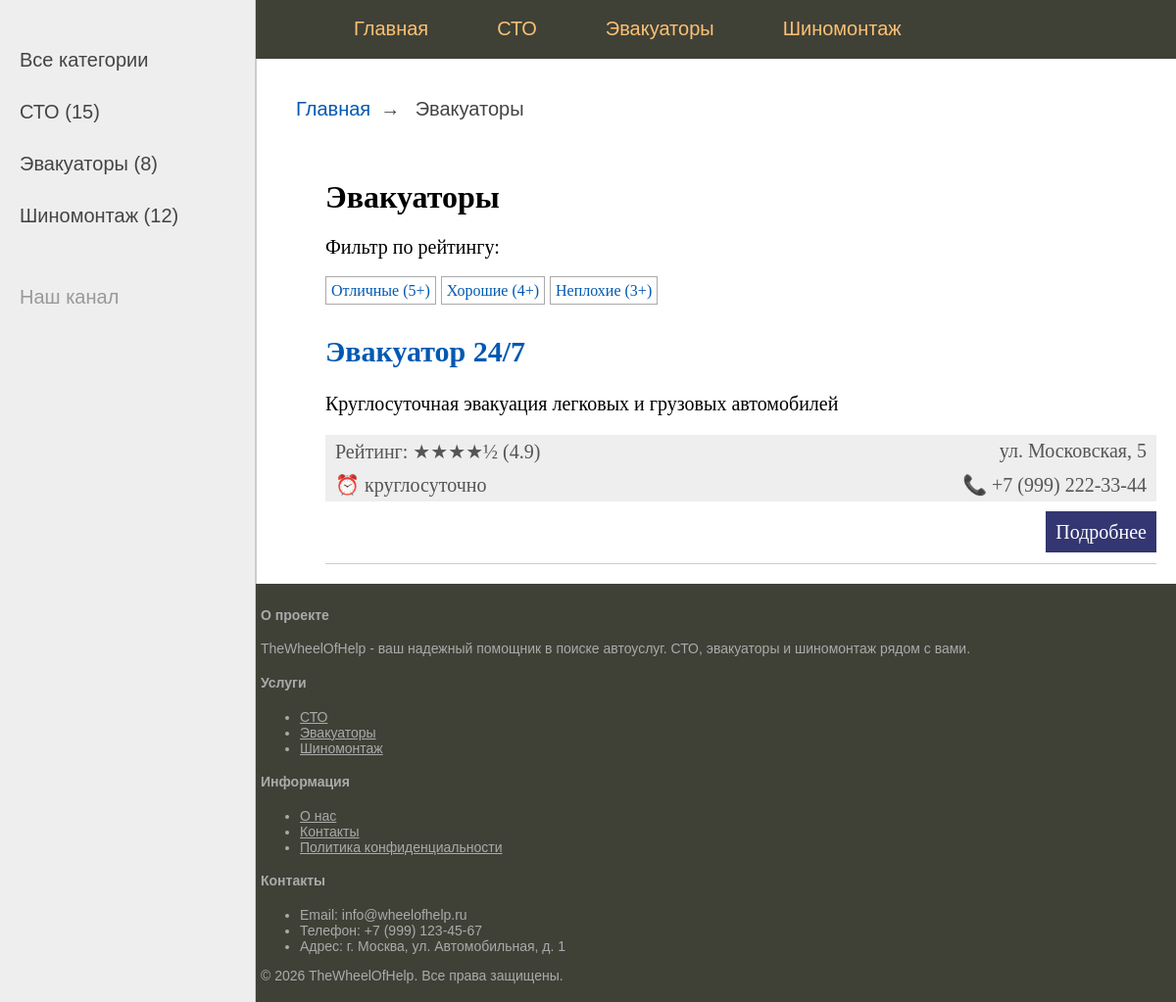
Page /category/evacuators/ on the committed database.
### homepage/models.py (models this page shows, shortened)
class Category(models.Model):
    name = models.CharField(max_length=100, verbose_name="Название")
    slug = models.SlugField(max_length=100, unique=True, db_index=True, verbose_name="URL")
    class Meta:
        verbose_name = "Категория"
        verbose_name_plural = "Категории"

class Service(models.Model):
    title = models.CharField(max_length=255, verbose_name="Название")
    slug = models.SlugField(max_length=255, unique=True, db_index=True, verbose_name="URL")
    description = models.TextField(blank=True, verbose_name="Описание")
    category = models.ForeignKey('Category', on_delete=models.PROTECT, verbose_name="Категория")
    address = models.CharField(max_length=255, verbose_name="Адрес")
    phone = models.CharField(max_length=20, verbose_name="Телефон")
    work_time = models.CharField(max_length=255, blank=True, verbose_name="Время работы")
    rating = models.FloatField(default=0, verbose_name="Рейтинг")
    time_create = models.DateTimeField(auto_now_add=True, verbose_name="Создано")
    time_update = models.DateTimeField(auto_now=True, verbose_name="Обновлено")
    is_published = models.BooleanField(choices=Status.choices, default=Status.DRAFT, verbose_name="Статус")
    objects = models.Manager()  # стандартный менеджер (все записи)
    published = PublishedManager()  # наш менеджер (только опубликованные)
    def get_absolute_url(self):
        return reverse('homepage:service_detail', kwargs={'service_slug': self.slug})
    class Meta:
        ordering = ['-time_create']  # сортировка по умолчанию (новые сверху)
        verbose_name = "Услуга"
        verbose_name_plural = "Услуги"

### homepage/views.py (the view)
# urls.py: path('category/<slug:cat_slug>/', views.category_detail, name='category_detail'),
def category_detail(request, cat_slug):
    category = get_object_or_404(Category, slug=cat_slug)
    services = Service.published.filter(category=category)
    return render(request, 'homepage/category_detail.html', {
        'title': category.name,
        'services': services,
        'category': category,
        'categories': Category.objects.all(),
        'selected_cat_id': category.id,
    })

### homepage/converter.py (called while the page is built)
    def to_url(self, value):
        return str(value)

### homepage/models.py (called while the page is built)
    def get_queryset(self):
        return super().get_queryset().filter(is_published=Status.PUBLISHED)

### homepage/templatetags/homepage_tags.py (called while the page is built)
@register.inclusion_tag('homepage/list_categories.html')
def show_categories():
    return {"categories": categories}

@register.simple_tag
def get_stars(rating):
    full_stars = int(rating)
    half_star = 1 if rating - full_stars >= 0.5 else 0
    empty_stars = 5 - full_stars - half_star
    stars = "★" * full_stars
    if half_star:
        stars += "½"
    stars += "☆" * empty_stars
    return stars

### templates/homepage/category_detail.html (shortened to what this page needs)
{% extends 'base.html' %}
{% load homepage_tags %}
{% block breadcrumbs %}
<ul class="breadcrumbs">
    <li><a href="{% url 'homepage:index' %}">Главная</a></li>
    <li class="last">{{ category.name }}</li>
</ul>
{% endblock %}
{% block content %}
<h1>{{ category.name }}</h1>
<div class="rating-filter">
    <p>Фильтр по рейтингу:</p>
    <ul class="tags-list">
        <li><a href="
            {% if category.slug == 'tech-station' %}
                {% url 'homepage:tech_station_rating' rating=5 %}
            {% elif category.slug == 'evacuators' %}
                {% url 'homepage:evacuator_rating' rating=5 %}
            {% elif category.slug == 'tire-services' %}
                {% url 'homepage:tire_service_rating' rating=5 %}
            {% endif %}
        ">Отличные (5+)</a></li>
        <li><a href="
            {% if category.slug == 'tech-station' %}
                {% url 'homepage:tech_station_rating' rating=4 %}
            {% elif category.slug == 'evacuators' %}
                {% url 'homepage:evacuator_rating' rating=4 %}
            {% elif category.slug == 'tire-services' %}
                {% url 'homepage:tire_service_rating' rating=4 %}
            {% endif %}
        ">Хорошие (4+)</a></li>
        <li><a href="
            {% if category.slug == 'tech-station' %}
                {% url 'homepage:tech_station_rating' rating=3 %}
            {% elif category.slug == 'evacuators' %}
                {% url 'homepage:evacuator_rating' rating=3 %}
            {% elif category.slug == 'tire-services' %}
                {% url 'homepage:tire_service_rating' rating=3 %}
            {% endif %}
        ">Неплохие (3+)</a></li>
    </ul>
</div>
<ul class="list-articles">
    {% for service in services %}
    <li>
        <h2><a href="{{ service.get_absolute_url }}">{{ service.title }}</a></h2>
        <p>{{ service.description|truncatewords:30 }}</p>
        <div class="article-panel">
            <p class="first">
                Рейтинг: {% get_stars service.rating %} ({{ service.rating }})
            </p>
            <p class="last">
                {{ service.address }}
            </p>
        </div>
        <div class="article-panel">
            <p class="first">⏰ {{ service.work_time|default:"Время не указано" }}</p>
            <p class="last">📞 {{ service.phone }}</p>
        </div>
        <p class="link-read-post">
            <a href="{{ service.get_absolute_url }}">Подробнее</a>
        </p>
    </li>
    {% empty %}
    <li>В этой категории пока нет услуг</li>
    {% endfor %}
</ul>
{% endblock %}

### static/css/styles.css (style rules this page uses)
html, body { font-family: 'Arial'; margin: 0; padding: 0; height: 100%; width: 100%; color: #444; }
a { color: #0059b2; text-decoration: none; }
p.link-read-post { text-align: right; }
p.link-read-post a { padding: 10px; min-width: 100px; background: #333671; color: #fff; text-decoration: none; }
div.article-panel { background: #eee; padding: 5px 10px 5px 10px; box-sizing: border-box; overflow: hidden; color: #555; }
div.article-panel p.first { margin: 0; float: left; }
div.article-panel p.last { margin: 0; float: right; }
ul.list-articles { list-style: none; margin: 0; padding: 0; }
ul.list-articles li { border-bottom: 1px solid #ccc; }
ul.tags-list { width: 100%; margin: 0; padding: 0; list-style: none; }
ul.tags-list li { margin: 0; padding: 0 0 10px; display: inline-block; }
ul.tags-list li a { padding: 5px; font-size: 16px; border: 1px solid #aaa; }
ul.breadcrumbs { margin: 0; padding: 0; list-style: none; font-size: 20px; font-family: Sans-serif, Arial, Tahoma; }
ul.breadcrumbs li { display: inline-block; }
ul.breadcrumbs li a { color: #0059b2; text-decoration: none; }
ul.breadcrumbs li:after { padding: 0 10px 0 10px; content: "\2192"; }
ul.breadcrumbs li.last:after { content: ""; }
.content-text h1 { font-size: 32px; }

### rows in the picture
Category: name "Эвакуаторы"
Service: title "Эвакуатор 24/7", description "Круглосуточная эвакуация легковых и грузовых автомобилей", rating "★★★★½", rating "4.9", address "ул. Московская, 5", work_time "круглосуточно", phone "+7 (999) 222-33-44"

### other values in the picture
{{ cat.name }} "СТО" "Эвакуаторы" "Шиномонтаж"
{{ cat.count }} "15" "8" "12"
